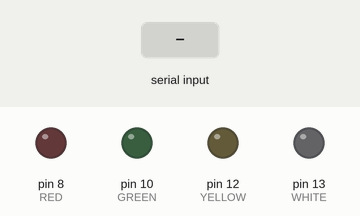
A sketch run on a simulated Arduino Uno, built with avr-gcc and run on an emulated ATmega328P. Shown: output pins drawn as LEDs (lit = HIGH). The inputs (shaded band) are chosen by the test bench.

Above: at 1.2 s.
1.3 s: "R1\n" received over Serial
At 3.5 s:
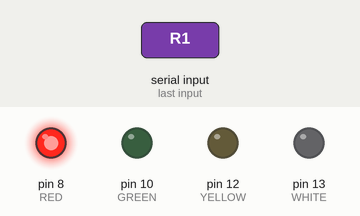
3.8 s: "Y1\n" received over Serial
At 5.5 s:
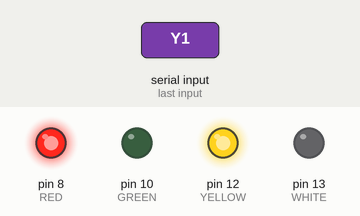
6.3 s: "R0\n" received over Serial
At 8.4 s:
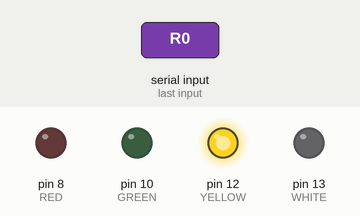
8.7 s: "G1\n" received over Serial
At 10.4 s:
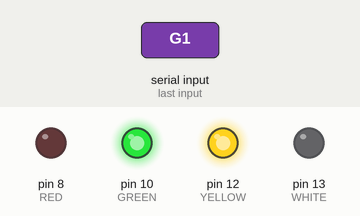
11.1 s: "Y0\n" received over Serial
At 13.3 s:
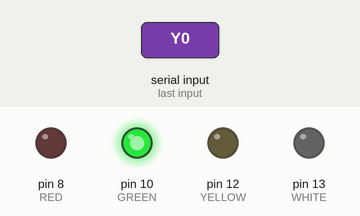
13.6 s: "W1\n" received over Serial
At 15.3 s:
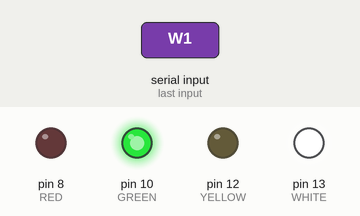
Timing chart, 0 to 16.8 s (numbered marks = the images above; inputs shaded):
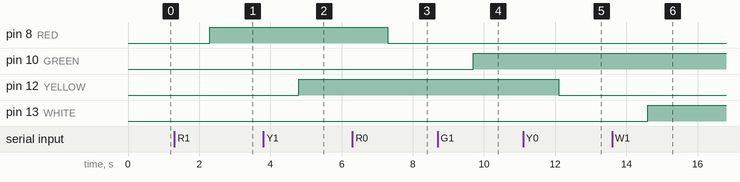

The sketch:

sketch_aug16b.ino
```cpp
#define YELLOW 12
#define GREEN 10
#define RED 8
#define WHITE 13
#define LED 11

void setup() {
  Serial.begin(57600);
  pinMode(GREEN, OUTPUT);
  pinMode(YELLOW, OUTPUT);
  pinMode(RED, OUTPUT);
  pinMode(WHITE, OUTPUT);
//  아날로그 출력을 할때는 핀모드를 output으로 설정해주지 않아도 된다.

}

void loop() {
//  digitalWrite(GREEN, HIGH);
  if (Serial.available() > 0) {
//    Serial.println("ready");
    String strRead = Serial.readStringUntil("\n");
    if (strRead.indexOf("R1") >= 0) {
      digitalWrite(RED, HIGH);
    } else if (strRead.indexOf("R0") >= 0) {
      digitalWrite(RED, LOW);
    }
    if (strRead.indexOf("Y1") >= 0) {
      digitalWrite(YELLOW, HIGH);
    } else if (strRead.indexOf("Y0") >= 0) {
      digitalWrite(YELLOW, LOW);
    }
    if (strRead.indexOf("G1") >= 0) {
      digitalWrite(GREEN, HIGH);
    } else if (strRead.indexOf("G0") >= 0) {
      digitalWrite(GREEN, LOW);
    }
    if (strRead.indexOf("W1") >= 0) {
      digitalWrite(WHITE, HIGH);
    } else if (strRead.indexOf("W0") >= 0) {
      digitalWrite(WHITE, LOW);
    }
    if (strRead.indexOf("L1") >= 0) {
      for(int i=0; i<256; i++)
      { analogWrite(LED,i);
      delay(20);
      }
    } else if (strRead.indexOf("L0") >= 0) {
      digitalWrite(LED, LOW);
//    Serial.println(strRead);
  }
  delay(200);
}
}
//  digitalWrite(GREEN, HIGH);
//  digitalWrite(YELLOW, LOW);
//  digitalWrite(RED, LOW) ;
//  delay(1000);
//  digitalWrite(GREEN, LOW);
//  digitalWrite(YELLOW, HIGH);
//  digitalWrite(RED, LOW) ;
//  delay(1000);
//  digitalWrite(GREEN, LOW);
//  digitalWrite(YELLOW, LOW);
//  digitalWrite(RED, HIGH) ;
//  delay(1000);
// delay 1000은 1초 대기
```

Measured:
- after the input at 1.3 s, pin 8 (RED): LOW → HIGH after 1.0 s
- after the input at 3.8 s, pin 12 (YELLOW): LOW → HIGH after 1.0 s
- after the input at 6.3 s, pin 8 (RED): HIGH → LOW after 1.0 s
- after the input at 8.7 s, pin 10 (GREEN): LOW → HIGH after 1.0 s
- after the input at 11.1 s, pin 12 (YELLOW): HIGH → LOW after 1.0 s
- after the input at 13.6 s, pin 13 (WHITE): LOW → HIGH after 1.0 s
